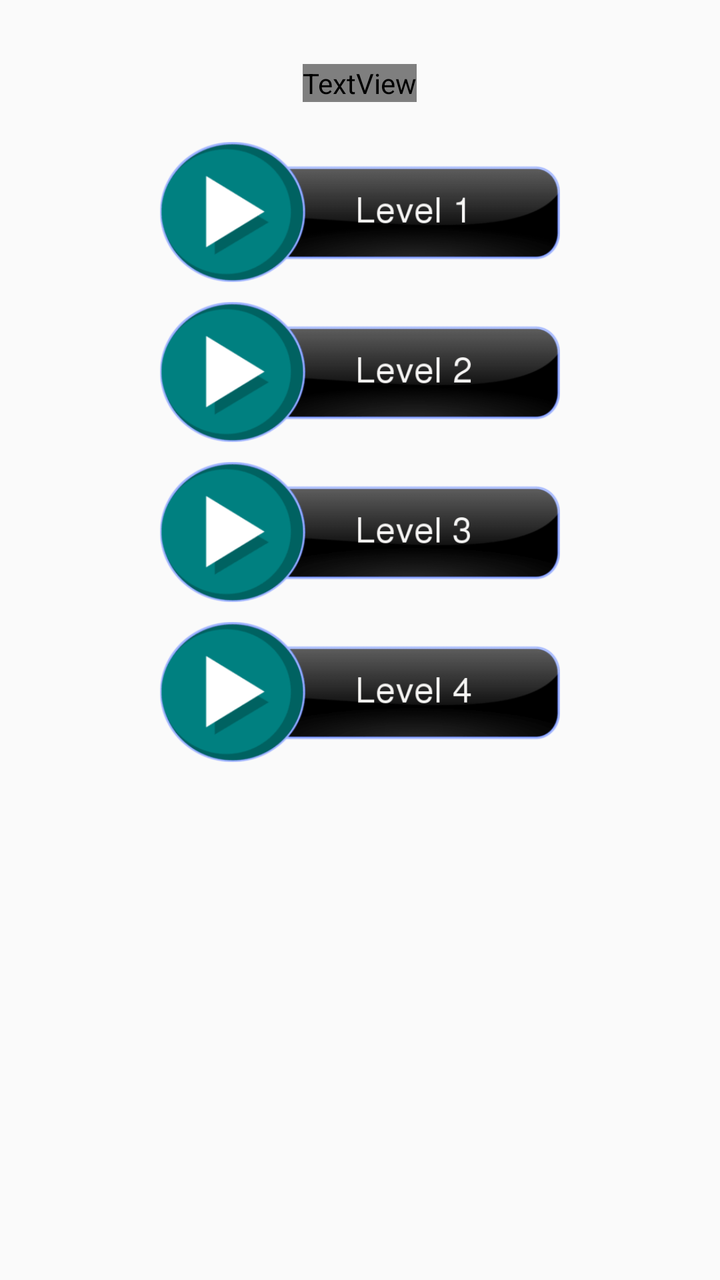
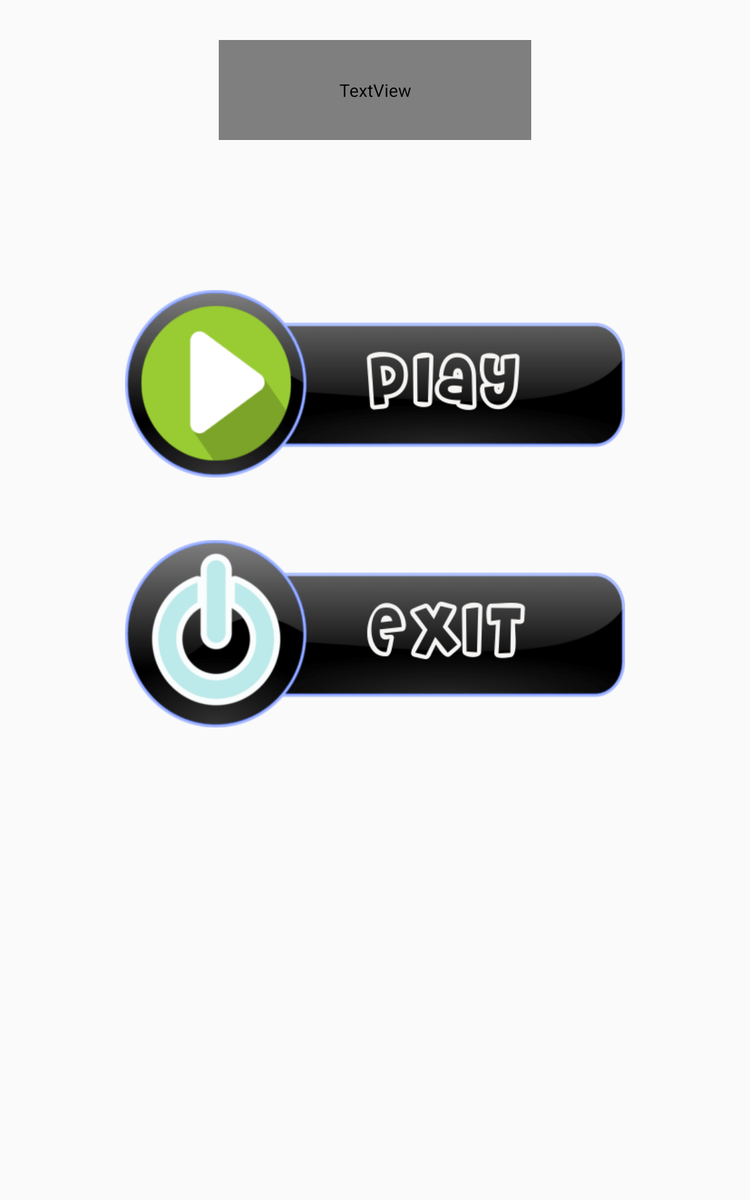

Two renders of one Android screen. The first uses the default layout on a phone; the second uses the alternative layout the repository ships for a different screen configuration, on a matching device. The two XML files are below.
<!-- AndroidManifest.xml: activity theme AppTheme -->
<!-- res/layout/activity_main.xml -->
<?xml version="1.0" encoding="utf-8"?>
<RelativeLayout xmlns:android="http://schemas.android.com/apk/res/android"
    xmlns:app="http://schemas.android.com/apk/res-auto"
    xmlns:tools="http://schemas.android.com/tools"
    android:layout_width="match_parent"
    android:layout_height="match_parent"
    android:background="@color/color_midnight_blue"
    tools:context="com.example.bolt.expressionFuse.MainActivity">


     

     <TextView
         android:id="@+id/textview"
         android:layout_width="wrap_content"
         android:layout_height="wrap_content"
         android:layout_alignParentTop="true"
         android:layout_centerHorizontal="true"
         android:layout_marginTop="32dp"
         android:text="FUSE GAME"
         android:textColor="@color/AliceBlue"
         android:textSize="36sp" />

     


     <ImageButton
         android:id="@+id/level1"
         android:layout_width="200dp"
         android:layout_height="70dp"
         android:layout_below="@+id/textview"
         android:layout_centerHorizontal="true"
         android:layout_marginTop="20dp"
         android:background="@drawable/level1"
         android:onClick="level1Click" />

     <ImageButton
         android:id="@+id/level2"
         android:layout_width="200dp"
         android:layout_height="70dp"
         android:layout_below="@+id/level1"
         android:layout_centerHorizontal="true"
         android:layout_marginTop="10dp"
         android:layout_weight="1"
         android:background="@drawable/level2"
         android:onClick="level2Click" />


     


     <ImageButton
         android:id="@+id/level3"
         android:layout_width="200dp"
         android:layout_height="70dp"
         android:layout_below="@+id/level2"
         android:layout_centerHorizontal="true"
         android:layout_marginTop="10dp"
         android:background="@drawable/level3"
         android:onClick="level3Click" />

     <ImageButton
         android:id="@+id/level4"
         android:layout_width="200dp"
         android:layout_height="70dp"
         android:layout_alignLeft="@+id/level2"
         android:layout_alignStart="@+id/level2"
         android:layout_below="@+id/level3"
         android:layout_centerVertical="false"
         android:layout_marginTop="10dp"
         android:layout_weight="1"
         android:background="@drawable/level4"
         android:onClick="level4Click"
         tools:ignore="ContentDescription,RtlHardcoded" />


</RelativeLayout>
<!-- resources referenced by this layout -->
<resources>
  <!-- drawable level1: png bitmap (drawable, 8298 bytes) -->
  <!-- drawable level2: png bitmap (drawable, 8536 bytes) -->
  <!-- drawable level3: png bitmap (drawable, 8391 bytes) -->
  <!-- drawable level4: png bitmap (drawable, 8247 bytes) -->
  <style name="AppTheme" parent="Theme.AppCompat.Light.DarkActionBar">
          
          <item name="colorPrimary">@color/colorPrimary</item>
          <item name="colorPrimaryDark">@color/colorPrimaryDark</item>
          <item name="colorAccent">@color/colorAccent</item>
      </style>
  <color name="colorPrimary">#3F51B5</color>
  <color name="colorPrimaryDark">#303F9F</color>
  <color name="colorAccent">#FF4081</color>
</resources>
<!-- res/layout-large/activity_main.xml (the author's variant of the layout above) -->
<!-- drawn on a 7-inch tablet held upright -->
<?xml version="1.0" encoding="utf-8"?>
<RelativeLayout xmlns:android="http://schemas.android.com/apk/res/android"
    xmlns:app="http://schemas.android.com/apk/res-auto"
    xmlns:tools="http://schemas.android.com/tools"
    android:layout_width="match_parent"
    android:layout_height="match_parent"
    android:background="@color/color_midnight_blue"
    tools:context="com.example.bolt.expressionFuse.MainActivity">



     <TextView
         android:id="@+id/textview"
         android:layout_width="250dp"
         android:layout_height="80dp"
         android:layout_alignParentTop="true"
         android:layout_centerHorizontal="true"
         android:layout_marginTop="32dp"
         android:text="FUSE GAME"
         android:textColor="@color/AliceBlue"
         android:textSize="45sp" />



     <ImageButton
         android:id="@+id/play"
         android:layout_width="400dp"
         android:layout_height="150dp"
         android:layout_below="@+id/textview"
         android:layout_centerHorizontal="true"
         android:layout_marginTop="120dp"
         android:background="@drawable/play"
         android:onClick="level1Click" />

     <ImageButton
         android:id="@+id/exit"
         android:layout_width="400dp"
         android:layout_height="150dp"
         android:layout_below="@+id/play"
         android:layout_centerHorizontal="true"
         android:layout_marginTop="50dp"
         android:background="@drawable/exit1"
         android:onClick="level4Click" />





</RelativeLayout>
<!-- resources referenced by the variant -->
<!-- as a 7-inch tablet held upright resolves them -->
<resources>
  <!-- drawable exit1: png bitmap (drawable, 13568 bytes) -->
  <!-- drawable play: png bitmap (drawable, 11882 bytes) -->
  <style name="AppTheme" parent="Theme.AppCompat.Light.DarkActionBar">
          
          <item name="colorPrimary">@color/colorPrimary</item>
          <item name="colorPrimaryDark">@color/colorPrimaryDark</item>
          <item name="colorAccent">@color/colorAccent</item>
      </style>
  <color name="colorPrimary">#3F51B5</color>
  <color name="colorPrimaryDark">#303F9F</color>
  <color name="colorAccent">#FF4081</color>
</resources>
